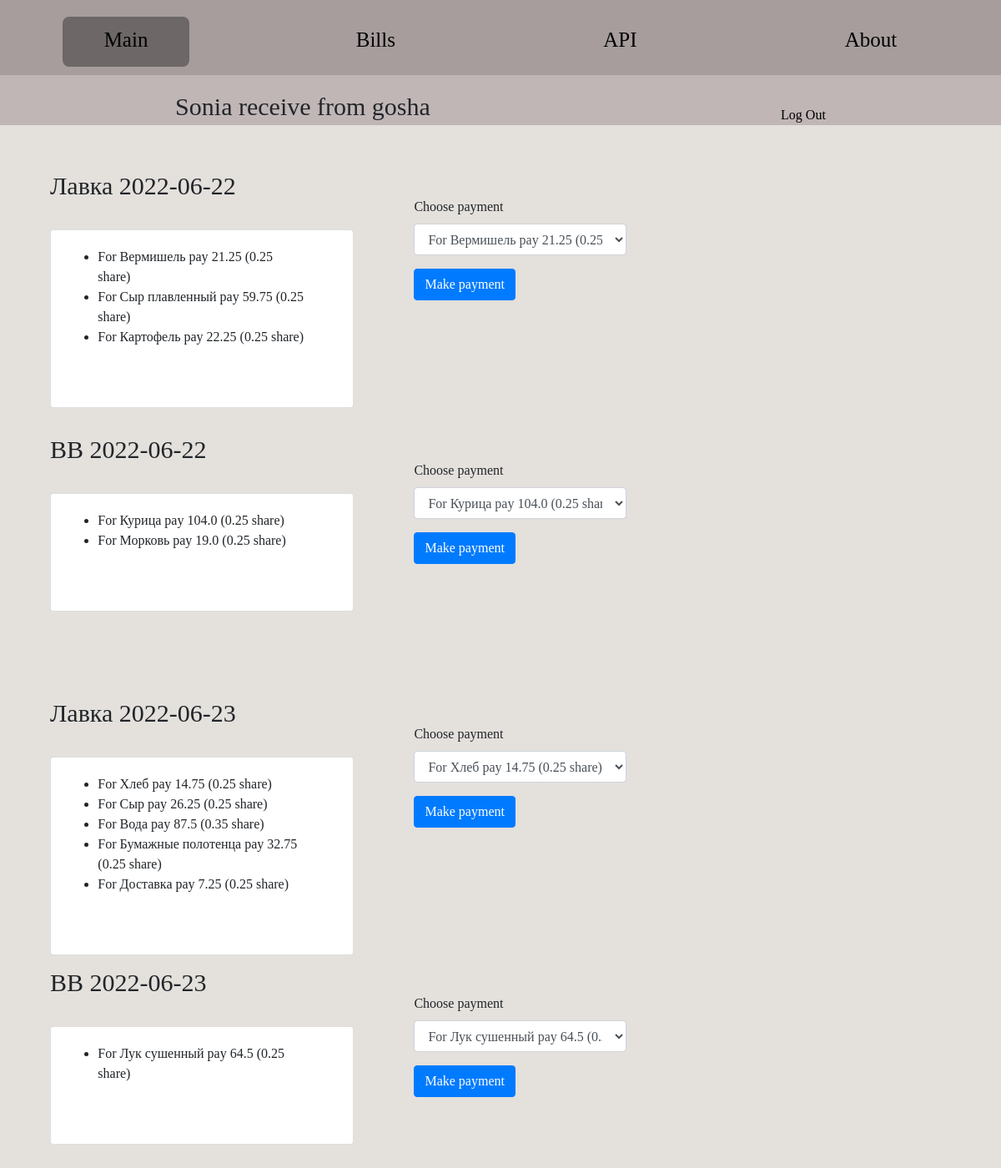
The page /users/receive/gosha (signed in) on the database its author committed.
### bills/models.py (models this page shows, shortened)
class Item(models.Model):
    name = models.CharField(max_length=500)
    amount = models.PositiveIntegerField()
    cost_per_exemplar = models.PositiveIntegerField()
    bill = models.ForeignKey(Bill, on_delete=models.CASCADE, related_name='items')
    def _get_cost_total(self):
        return self.amount*self.cost_per_exemplar
    cost_total = property(_get_cost_total)

class Item_Payment(models.Model):
    item = models.ForeignKey(Item, on_delete=models.CASCADE, related_name='payments')
    payer = models.ForeignKey(get_user_model(), on_delete=models.CASCADE, related_name='payers')
    paying_part = models.FloatField(editable = True, validators=[MinValueValidator(0.0), MaxValueValidator(1.0)])
    is_payed = models.BooleanField(editable = True, default = False)
    def _get_paying_amount(self):
        return round(self.paying_part*self.item.cost_per_exemplar*self.item.amount, 2)
    paying_amount = property(_get_paying_amount)
    def _get_lender(self):
        "Returns the lender of the bill where the item is on"
        return self.item.bill.lender
    lender = property(_get_lender)

### users/views.py (the view)
# urls.py: path('receive/<str:borrower_username>', views.receive, name='receive'),
def receive(request, borrower_username):
    user = request.user
    borrower = get_user_model().objects.get(username = borrower_username)
    bill_payment = []
    for bill in Bill.objects.filter(lender = user).all():
        payments_lst = []
        bill_total = 0
        for item in Item.objects.filter(bill = bill).all():
            for payment in Item_Payment.objects.filter(item = item).filter(payer = borrower).filter(is_payed = False).all():
                payments_lst.append([payment.id, payment.item.name, payment.paying_amount, payment.paying_part])
                bill_total += payment.paying_amount
        if not (payments_lst == []):
            bill_payment.append([str(bill), bill_total, payments_lst])
    return render(request, 'users/receive.html', {
        'user': user,
        'borrower': borrower,
        'bill_payment': bill_payment
    })

### bills/models.py (called while the page is built)
    def __str__(self):
        return f'{self.name} {self.date}' #: {self.cost_total}rub'

### users/templates/users/receive.html (shortened to what this page needs)
{% extends 'users/layout.html' %}
{% block body %}
<header class="subHeader">
    <div>
        {% if user.first_name %}
        <l1 class="title">{{ user.first_name }} receive from {{ borrower }}</l1>
        {% else %}
        <l1 class="title">{{ user.username }} receive from {{ borrower }}</l1>
        {% endif %}
    </div>
    <div>
        <a href="{% url 'users:logout' %}">Log Out</a>
    </div>
</header>
<div class="mainBox">
    {% if bill_payment %}
    <div>
        {% for bill, bill_total, payment in bill_payment %}
        <div class="subMainBox">
            <div style="width: 50%;">
                <l1 class="title">{{bill}}</l1>
                <div class="card">
                    <div class="card-body">
                        <ul class="list">
                            {% for payment_id, item_name, paying_amount, paying_part in payment %}
                            <li>For {{item_name}} pay {{paying_amount}} ({{paying_part}} share)</li>
                            {% endfor %}
                        </ul>
                    </div>
                </div>
            </div>
            <div class="paymentsBox" style="padding-left: 10%; padding-top: 5%;">
                <form action="{% url 'users:receive_payment' borrower.username %}" method="post">
                    <div class="form-group">
                        <label>Choose payment</label>
                        <select name="payment_id" class="form-control">
                            {% for payment_id, item_name, paying_amount, paying_part in payment %}
                            <option value="{{ payment_id }}">For {{item_name}} pay {{paying_amount}} ({{paying_part}}
                                share)</option>
                            {% endfor %}
                        </select>
                    </div>
                    <button type="submit" class="btn btn-primary">Make payment</button>
                </form>
            </div>
        </div>
        {% endfor %}
    </div>
    {% else %}
    <div>
        <l1>You have no payments</l1>
    </div>
    {% endif %}
</div>
{% endblock %}

### static/css/main.css (style rules this page uses)
* { margin: 0; padding: 0; box-sizing: border-box; }
body { height: 670px; background-color: rgb(228, 224, 220); -webkit-background-size: cover; background-size: cover; padding-top: 150px; font-family: "Cuprum" }
header { position: fixed; top:0; width: 100%; height: 90px; padding-top: 20px; background-color: rgb(167, 157, 157); z-index:2; }
.subHeader { position: fixed; top:90px; width: 100%; height: 60px; background-color: rgb(192, 182, 182); z-index:2; list-style-type: none; display: flex; justify-content: space-around; align-items: flex-end; }
a { color:black; text-decoration: none; }
.mainBox { display: flex; margin: 0 5%; padding-top: 40px }
.subMainBox { display: flex; padding-top: 10px }
.paymentsBox { width: 45%; padding-left: 10%; margin-bottom: 20%; }
.list { text-align: left; }
.title { margin: 0 auto; text-align: center; font-size: 30px; }
.card { margin-top: 30px; padding-left: 10%; padding-right: 10%; padding-bottom: 10%; }

### rows shown on the page
Item: payment "Вермишель"
Item_Payment: payment "0.25"
Item: payment "Сыр плавленный"
Item_Payment: payment "0.25"
Item: payment "Картофель"
Item_Payment: payment "0.25"
Item: payment "Курица"
Item_Payment: payment "0.25"
Item: payment "Морковь"
Item_Payment: payment "0.25"
Item: payment "Хлеб"
Item_Payment: payment "0.25"
Item: payment "Сыр"
Item_Payment: payment "0.25"
Item: payment "Вода"
Item_Payment: payment "0.35"
Item: payment "Бумажные полотенца"
Item_Payment: payment "0.25"
Item: payment "Доставка"
Item_Payment: payment "0.25"
Item: payment "Лук сушенный"
Item_Payment: payment "0.25"

### other values the page prints
{{ user.first_name }} "Sonia"
{{ borrower }} "gosha"
{{ bill }} "Лавка 2022-06-22" "ВВ 2022-06-22" "Лавка 2022-06-23" "ВВ 2022-06-23"
{{ paying_amount }} "21.25" "59.75" "22.25" "104.0" "19.0" "14.75" "26.25" "87.5" "32.75" "7.25" "64.5"
